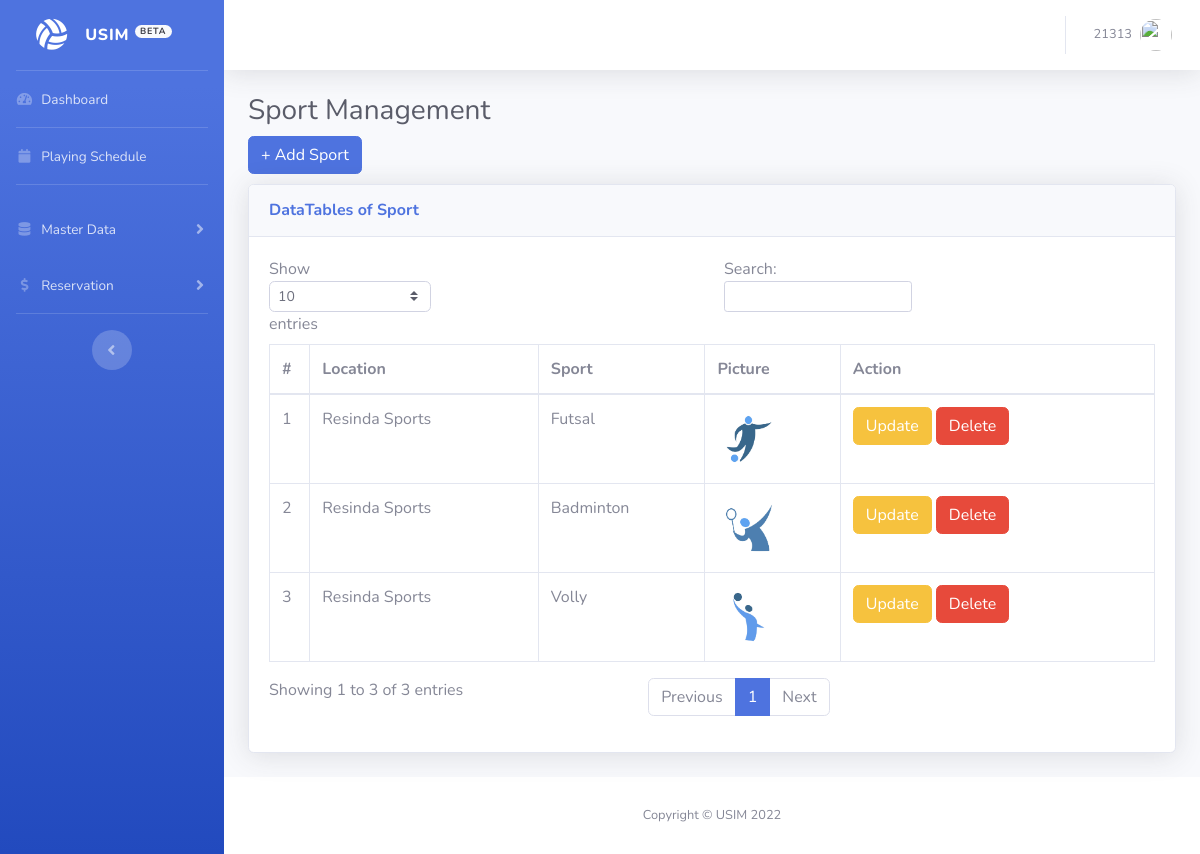
/admin/sport.php (signed in), run on the app's committed database.
### tables this page shows
CREATE TABLE `field` (
  `id` int(11) NOT NULL,
  `location_id` int(11) NOT NULL,
  `field_name` varchar(255) NOT NULL,
  `picture` varchar(512) NOT NULL,
  `url` varchar(255) NOT NULL
);

CREATE TABLE `location` (
  `id` int(11) NOT NULL,
  `location_name` varchar(512) NOT NULL,
  `address` text NOT NULL,
  `picture` text NOT NULL
);

### admin/sport.php (the view, shortened to what this page needs)
<!DOCTYPE html>
<html lang="en">
<head>
  <link href="vendor/fontawesome-free/css/all.min.css" rel="stylesheet" type="text/css">
  <link href="css/sb-admin-2.min.css" rel="stylesheet">
</head>
<body id="page-top">
  <div id="wrapper">
    <ul class="navbar-nav bg-gradient-primary sidebar sidebar-dark accordion" id="accordionSidebar">
      <a class="sidebar-brand d-flex align-items-center justify-content-center" href="index.php">
        <div class="sidebar-brand-icon rotate-n-15">
          <i class="fas fa-volleyball-ball"></i>
        </div>
        <div class="sidebar-brand-text mx-3">USIM <sup><span class="badge badge-pill badge-light">BETA</span></sup></div>
      </a>
      <?php include("menu.php"); ?>
      <div class="text-center d-none d-md-inline">
        <button class="rounded-circle border-0" id="sidebarToggle"></button>
      </div>
    </ul>
    <div id="content-wrapper" class="d-flex flex-column">
      <div id="content">
        <nav class="navbar navbar-expand navbar-light bg-white topbar mb-4 static-top shadow">
          <ul class="navbar-nav ml-auto">
            <li class="nav-item dropdown no-arrow">
              <a class="nav-link dropdown-toggle" href="#" id="userDropdown" role="button" data-toggle="dropdown"
                aria-haspopup="true" aria-expanded="false">
                <span class="mr-2 d-none d-lg-inline text-gray-600 small"><?php echo $_SESSION['staff_id']; ?></span>
                <img class="img-profile rounded-circle" src="https://source.unsplash.com/QAB-WJcbgJk/60x60">
              </a>
            </li>
          </ul>
        </nav>
        <div class="container-fluid">
          <h1 class="h3 mb-2 text-gray-800">Sport Management</h1>
          <a type="button" href="field-add.php" class="btn btn-primary">+ Add Sport</a>
          <div class="card shadow mb-4" style="margin-top:10px;">
            <div class="card-header py-3">
              <h6 class="m-0 font-weight-bold text-primary">DataTables of Sport</h6>
            </div>
            <div class="card-body">
              <div class="table-responsive">
                <table class="table table-bordered" id="dataTable" width="100%" cellspacing="0">
                  <thead>
                    <tr>
                      <th>#</th>
                      <th>Location</th>
                      <th>Sport</th>
                      <th>Picture</th>
                      <th>Action</th>
                    </tr>
                  </thead>
                  <tbody>
                    <?php
                    include_once("connect.php");
                    $no = 1;
                    $sql = "SELECT field.field_name, field.picture, field.url, field.id, field.location_id, location.location_name FROM field field LEFT JOIN location location on field.location_id=location.id";
                    $result = mysqli_query($mysqli, $sql) or die (mysqli_error($mysqli));
                        while($reserv = mysqli_fetch_array($result)) {
                            echo "<tr>";
                            echo "<td>".$no++."</td>";
                            echo "<td>".$reserv['location_name']."</td>";
                            echo "<td>".$reserv['field_name']."</td>";
                            echo "<td><a href='../user/images/".$reserv['picture']."' target='_blank'><img src='../user/images/".$reserv['picture']."' style='width:64px;height:64px;'></a></td>";
                            echo '<td><a href="field-edit.php?id='.$reserv['id'].'" type="button" class="btn btn-warning" onclick="return approve()">Update</a> <a href="field-delete.php?id='.$reserv['id'].'" type="button" class="btn btn-danger" onclick="return decline()">Delete</a></td>';
                        }
                    ?>
                  </tbody>
                </table>
              </div>
            </div>
          </div>
        </div>
      </div>
      <footer class="sticky-footer bg-white">
        <div class="container my-auto">
          <div class="copyright text-center my-auto">
            <span>Copyright &copy; USIM 2022</span>
          </div>
        </div>
      </footer>
    </div>
  </div>
</body>
</html>

### data on the page
field: location.location_name "Resinda Sports", field_name "Futsal", picture (picture)
field: location.location_name "Resinda Sports", field_name "Badminton", picture (picture)
field: location.location_name "Resinda Sports", field_name "Volly", picture (picture)

### other printed values
$_SESSION['staff_id'] "21313"
